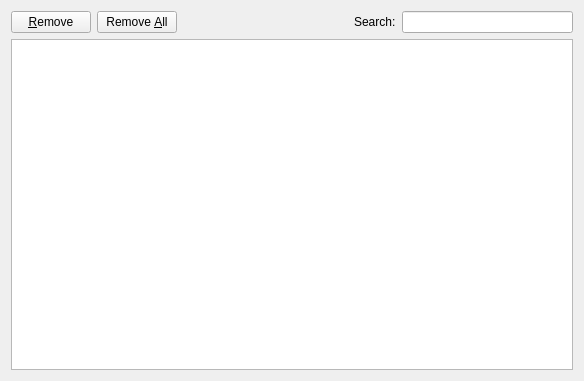
<?xml version="1.0" encoding="UTF-8"?>
<ui version="4.0">
 <class>historyWidget</class>
 <widget class="QWidget" name="Form">
  <property name="geometry">
   <rect>
    <x>0</x>
    <y>0</y>
    <width>584</width>
    <height>381</height>
   </rect>
  </property>
  <layout class="QVBoxLayout" name="verticalLayout">
   <item>
    <layout class="QHBoxLayout">
     <item>
      <widget class="QPushButton" name="removeButton">
       <property name="text">
        <string>&amp;Remove</string>
       </property>
      </widget>
     </item>
     <item>
      <widget class="QPushButton" name="removeAllButton">
       <property name="text">
        <string>Remove &amp;All</string>
       </property>
      </widget>
     </item>
     <item>
      <spacer>
       <property name="orientation">
        <enum>Qt::Horizontal</enum>
       </property>
       <property name="sizeHint" stdset="0">
        <size>
         <width>40</width>
         <height>20</height>
        </size>
       </property>
      </spacer>
     </item>
     <item>
      <widget class="QLabel" name="label">
       <property name="text">
        <string>Search:</string>
       </property>
      </widget>
     </item>
     <item>
      <widget class="KLineEdit" name="search"/>
     </item>
    </layout>
   </item>
   <item>
    <widget class="EditTreeView" name="tree"/>
   </item>
  </layout>
 </widget>
 <customwidgets>
  <customwidget>
   <class>KLineEdit</class>
   <extends>QLineEdit</extends>
   <header>klineedit.h</header>
  </customwidget>
  <customwidget>
   <class>EditTreeView</class>
   <extends>QTreeView</extends>
   <header>edittreeview.h</header>
  </customwidget>
 </customwidgets>
 <resources/>
 <connections/>
</ui>
